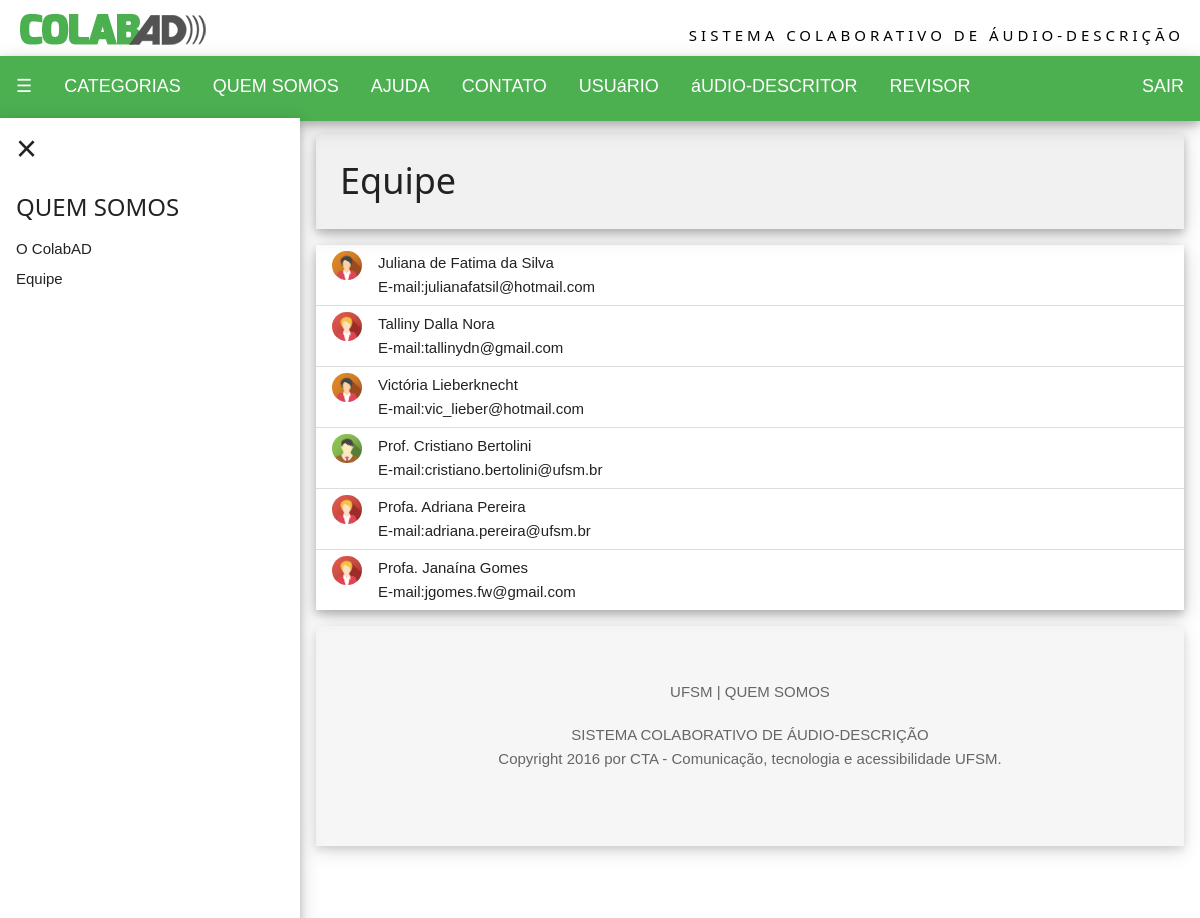
The page /siteCTA/QSequipe.php (signed in) on the database its author committed.
### tables this page shows
CREATE TABLE IF NOT EXISTS `categoria_usuario` (
  `cat_usu_codigo` int(11) NOT NULL AUTO_INCREMENT,
  `cat_usu_nome` varchar(100) DEFAULT NULL,
  `cat_usu_descricao` varchar(1000) DEFAULT NULL,
  PRIMARY KEY (`cat_usu_codigo`)
);

### siteCTA/include/config.php (called while the page is built)
<?php
    $URL_PADRAO="http://localhost/ProjetoCTA\siteCTA";
?>

### siteCTA/include/funcoes.php (called while the page is built, shortened)
<?php
function nomeCatUsu($codigo){
    include("conexao.php");
    $sql = "SELECT `cat_usu_nome`
            FROM `categoria_usuario`
            WHERE `cat_usu_codigo` = $codigo";
    $query = $mysqli->query($sql);
    $Resultado = $query->fetch_assoc();
    return $Resultado['cat_usu_nome'];
}

### siteCTA/navegacao.php (the view, shortened to what this page needs)
<?php
    include("include/config.php");
    include("include/conexao.php");
    include("include/funcoes.php");
    if (isset($_SESSION['Categorias'])){
        $categoriaSessao = $_SESSION['Categorias'];
    } else {
        $categoriaSessao = 0;
    }
?>
<div class="w3-top">
    <div class="w3-row w3-white w3-padding">
        <div class="w3-half" style="margin:4px 0 6px 0"><a href='<?php echo $URL_PADRAO; ?>'><img src='./img/logotipoColabAD.png' alt='colabad.ufsm.com'></a></div>
        <div class="w3-half w3-margin-top w3-wide w3-hide-medium w3-hide-small"><div class="w3-right">SISTEMA COLABORATIVO DE ÁUDIO-DESCRIÇÃO</div></div>
    </div>
    <ul class="w3-navbar w3-theme w3-large w3-card-4">
        <li><a class="w3-hover-black w3-padding-16 w3-opennav" href="javascript:void(0)" onclick="w3_open()">☰</a></li>
        <li><a class="w3-hover-black w3-padding-16" href="javascript:void(0)" onclick="w3_show_nav('menuCategoria')">CATEGORIAS</a></li>
        <li><a class="w3-hover-black w3-padding-16" href="javascript:void(0)" onclick="w3_show_nav('menuQuemSomos')">QUEM SOMOS</a></li>
        <li><a class="w3-hover-black w3-padding-16" href="javascript:void(0)" onclick="w3_show_nav('menuAjuda')">AJUDA</a></li>
        <li><a class="w3-hover-black w3-padding-16" href="javascript:void(0)" onclick="w3_show_nav('menuContato')">CONTATO</a></li>
        <?php
            if (empty($categoriaSessao)) {
                echo '<li class="w3-right"><a class="w3-btn w3-green w3-hover-black w3-large w3-padding-16" href="./entrar.php">Entrar</a></li>';
                echo '<li class="w3-right"><a class="w3-btn w3-blue-grey w3-hover-black w3-large w3-padding-16" href="./usuario_cadastrar.php">Cadastre-se</a></li>';
            } else {
                for($i = 0; $i < count($categoriaSessao); $i++){
                  echo '<li><a class="w3-hover-black w3-padding-16" href="javascript:void(0)" onclick="w3_show_nav(\'cat'.$categoriaSessao[$i].'\')">'.strtoupper(utf8_encode(nomeCatUsu($categoriaSessao[$i]))).'</a></li>';
                }
                echo '<li class="w3-right"><a class="w3-btn w3-green w3-hover-black w3-large w3-padding-16" href="./logout.php">SAIR</a></li>';
            }
        ?>
    </ul>
</div>
<div class="w3-sidenav w3-card-4" style="width:300px">
    <a href="javascript:void(0)" onclick="w3_close()" class="w3-closenav w3-xxlarge">×</a>
    <div id="menuQuemSomos" class="myMenu"  <?php if ($pagina != 'QS') {echo " style='display:none'";} ?>>
        <div class="w3-container"><h3>QUEM SOMOS</h3></div>
        <a href="./QSdescricao.php">O ColabAD</a>
        <a href="./QSequipe.php">Equipe</a>
    </div>
</div>

### siteCTA/css/w3.css (style rules this page uses)
html { -ms-text-size-adjust:100%;-webkit-text-size-adjust:100% }
body { margin:0 }
a { -webkit-tap-highlight-color:transparent;background-color:transparent }
img { border:0 }
html,body { font-family:Verdana,sans-serif;font-size:15px;line-height:1.5 }
h1,h2,h3,h4,h5,h6,.w3-slim,.w3-wide { font-family:"Segoe UI",Arial,sans-serif }
h3 { font-size:24px }
h1,h2,h3,h4,h5,h6 { font-weight:400;margin:10px 0 }
.w3-wide { letter-spacing:4px }
img { margin-bottom:-5px }
a { color:inherit }
.w3-btn,.w3-btn-block { border:none;display:inline-block;outline:0;padding:6px 16px;vertical-align:middle;overflow:hidden;text-decoration:none !important;color:#fff;background-color:#000;text-align:center;cursor:pointer;white-space:nowrap }
.w3-btn,.w3-btn-floating,.w3-btn-floating-large,.w3-closenav,.w3-opennav { -webkit-touch-callout:none;-webkit-user-select:none;-khtml-user-select:none;-moz-user-select:none;-ms-user-select:none;user-select:none }
.w3-navbar { list-style-type:none;margin:0;padding:0;overflow:hidden }
.w3-navbar li { float:left }
.w3-navbar li a { display:block;padding:8px 16px }
.w3-navbar a,.w3-topnav a,.w3-sidenav a,.w3-dropnav a,.w3-dropdown-content a,.w3-accordion-content a { text-decoration:none !important }
.w3-opennav,.w3-closenav { color:inherit }
.w3-navbar a,.w3-topnav a,.w3-sidenav a,.w3-dropnav a,.w3-pagination li a,.w3-hoverable tbody tr,.w3-btn,.w3-btn-floating,.w3-btn-floating-large,.w3-hover-opacity,.w3-hover-shadow,.w3-accordion-content a,.w3-dropdown-content a,.w3-dropdown-click:hover,.w3-dropdown-hover:hover,.w3-opennav,.w3-closenav,.w3-closebtn, .w3-hover-amber,.w3-hover-aqua,.w3-hover-blue,.w3-hover-light-blue,.w3-hover-brown,.w3-hover-cyan,.w3-hover-blue-grey,.w3-hover-green,.w3-hover-light-green,.w3-hover-indigo,.w3-hover-khaki,.w3-hover-lime,.w3-hover-orange,.w3-hover-deep-orange,.w3-hover-pink, .w3-hover-purple,.w3-hover-deep-purple,.w3-hover-red,.w3-hover-sand,.w3-hover-teal,.w3-hover-yellow,.w3-hover-white,.w3-hover-black,.w3-hover-grey,.w3-hover-light-grey,.w3-hover-dark-grey,.w3-hover-text-amber,.w3-hover-text-aqua,.w3-hover-text-blue,.w3-hover-text-light-blue, .w3-hover-text-brown,.w3-hover-text-cyan,.w3-hover-text-blue-grey,.w3-hover-text-green,.w3-hover-text-light-green,.w3-hover-text-indigo,.w3-hover-text-khaki,.w3-hover-text-lime,.w3-hover-text-orange,.w3-hover-text-deep-orange,.w3-hover-text-pink,.w3-hover-text-purple, .w3-hover-text-deep-purple,.w3-hover-text-red,.w3-hover-text-sand,.w3-hover-text-teal,.w3-hover-text-yellow,.w3-hover-text-white,.w3-hover-text-black,.w3-hover-text-grey,.w3-hover-text-light-grey,.w3-hover-text-dark-grey { -webkit-transition:all 0.3s ease,color 0.15s ease;transition:all 0.3s ease,color 0.15s ease }
.w3-sidenav { height:100%;width:200px;background-color:#fff;position:fixed !important;z-index:1;overflow:auto }
.w3-sidenav a { padding:4px 2px 4px 16px }
.w3-sidenav a,.w3-dropnav a { display:block }
.w3-container:after,.w3-row:after,.w3-row-padding:after,.w3-topnav:after,.w3-clear:after,.w3-btn-group:before,.w3-btn-group:after { content:"";display:table;clear:both }
.w3-col,.w3-half,.w3-third,.w3-twothird,.w3-quarter { float:left;width:100% }
.w3-col.s12,.w3-half,.w3-third,.w3-twothird,.w3-quarter { width:99.99999% }
@media only screen and (min-width:601px) { .w3-col.m6,.w3-half { width:49.99999% } }
@media only screen and (min-width:993px) { .w3-col.l6,.w3-half { width:49.99999% } }
.w3-top,.w3-bottom { position:fixed;width:100%;z-index:1 }
.w3-top { top:0 }
.w3-right { float:right !important }
.w3-large { font-size:18px !important }
.w3-xxlarge { font-size:36px !important }
.w3-margin-top { margin-top:16px !important }
.w3-padding-medium,.w3-padding,.w3-form { padding:8px 16px !important }
.w3-padding-16 { padding-top:16px !important;padding-bottom:16px !important }
.w3-container { padding:0.01em 16px }
.w3-card-4,.w3-hover-shadow:hover { box-shadow:0 4px 8px 0 rgba(0,0,0,0.2),0 6px 20px 0 rgba(0,0,0,0.19) !important }
.w3-green,.w3-hover-green:hover { color:#fff !important;background-color:#4CAF50 !important }
.w3-white,.w3-hover-white:hover { color:#000 !important;background-color:#fff !important }

### siteCTA/css/csspersonalizado.css (style rules this page uses)
.w3-theme { color:#fff !important; background-color:#4CAF50 !important; }
.w3-btn { background-color:#4CAF50; margin-bottom:4px; }

### rows shown on the page
categoria_usuario: cat_usu_nome "USUáRIO"
categoria_usuario: cat_usu_nome "áUDIO-DESCRITOR"
categoria_usuario: cat_usu_nome "REVISOR"
